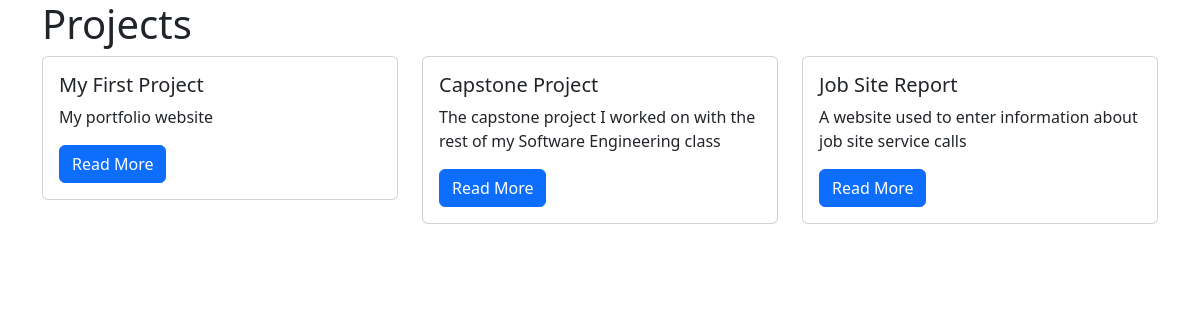
/projects/, run on the app's committed database.
### projects/models.py (models this page shows)
class Projects(models.Model):
    title = models.CharField(max_length=100)
    description = models.TextField()
    technology = models.CharField(max_length=20)

### projects/views.py (the view)
# urls.py: path("", views.projects_index, name="projects_index"),
def projects_index(request):
    projects = Projects.objects.all()
    context = {
        "projects": projects
    }
    return render(request, "projects/projects_index.html", context)

### projects/templates/projects/projects_index.html
{% extends "base.html" %}
{% block page_content %}
<h1>Projects</h1>
<div class="row">
{% for project in projects %}
    <div class="col-md-4">
        <div class="card mb-2">
            <div class="card-body">
                <h5 class="card-title">{{ project.title }}</h5>
                <p class="card-text"> {{ project.description }}</p>
                <a href="{% url 'projects_detail' project.pk %}"
                    class="btn btn-primary">
                    Read More
                </a>
            </div>
        </div>
    </div>
    {% endfor %}
</div>
{% endblock%}

### templates/base.html (shortened to what this page needs)
<!DOCTYPE html>
<html lang="en">
<head>
    <link
        href="https://cdn.jsdelivr.net/npm/bootstrap@5.3.1/dist/css/bootstrap.min.css"
        rel="stylesheet"
    >
<body class="container">
    {% block page_content %} {% endblock page_content %}
</body>
</head>
</html>

### data on the page
Projects: title "My First Project", description "My portfolio website"
Projects: title "Capstone Project", description "The capstone project I worked on with the rest of my Software Engineering class"
Projects: title "Job Site Report", description "A website used to enter information about job site service calls"
